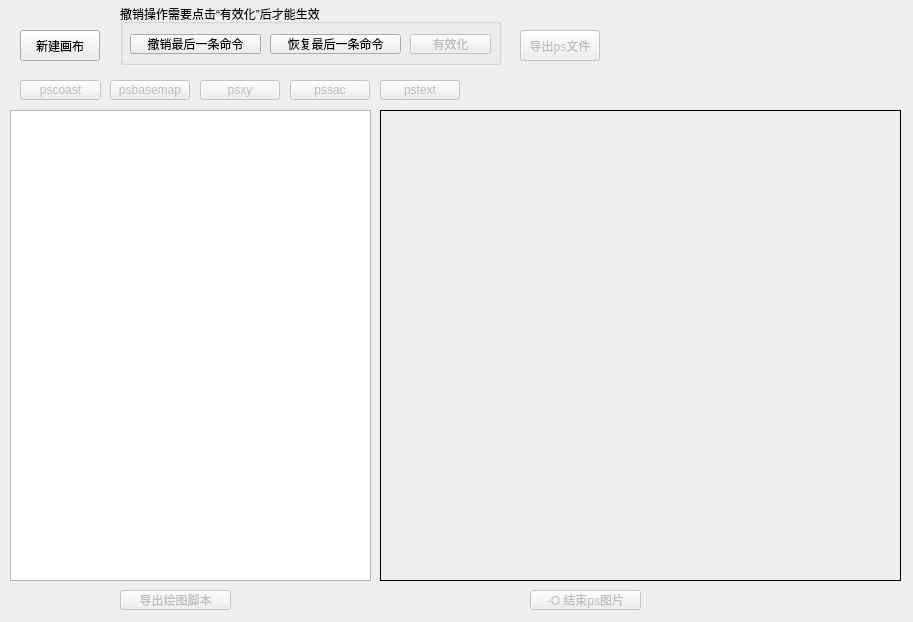
<?xml version="1.0" encoding="UTF-8"?>
<ui version="4.0">
 <class>MainWindow</class>
 <widget class="QMainWindow" name="MainWindow">
  <property name="geometry">
   <rect>
    <x>0</x>
    <y>0</y>
    <width>913</width>
    <height>622</height>
   </rect>
  </property>
  <property name="windowTitle">
   <string>MainWindow</string>
  </property>
  <widget class="QWidget" name="centralwidget">
   <widget class="QPushButton" name="new_PS_file">
    <property name="geometry">
     <rect>
      <x>20</x>
      <y>30</y>
      <width>80</width>
      <height>31</height>
     </rect>
    </property>
    <property name="text">
     <string>新建画布</string>
    </property>
   </widget>
   <widget class="QListWidget" name="cmd_list">
    <property name="geometry">
     <rect>
      <x>10</x>
      <y>110</y>
      <width>361</width>
      <height>471</height>
     </rect>
    </property>
   </widget>
   <widget class="QPushButton" name="pscoast">
    <property name="enabled">
     <bool>false</bool>
    </property>
    <property name="geometry">
     <rect>
      <x>20</x>
      <y>80</y>
      <width>81</width>
      <height>20</height>
     </rect>
    </property>
    <property name="text">
     <string>pscoast</string>
    </property>
   </widget>
   <widget class="QPushButton" name="endps">
    <property name="enabled">
     <bool>false</bool>
    </property>
    <property name="geometry">
     <rect>
      <x>530</x>
      <y>590</y>
      <width>111</width>
      <height>20</height>
     </rect>
    </property>
    <property name="text">
     <string>-O 结束ps图片</string>
    </property>
   </widget>
   <widget class="QGroupBox" name="groupBox">
    <property name="geometry">
     <rect>
      <x>120</x>
      <y>4</y>
      <width>381</width>
      <height>61</height>
     </rect>
    </property>
    <property name="title">
     <string>撤销操作需要点击“有效化”后才能生效</string>
    </property>
    <widget class="QPushButton" name="redo">
     <property name="geometry">
      <rect>
       <x>150</x>
       <y>30</y>
       <width>131</width>
       <height>20</height>
      </rect>
     </property>
     <property name="text">
      <string>恢复最后一条命令</string>
     </property>
    </widget>
    <widget class="QPushButton" name="undo">
     <property name="geometry">
      <rect>
       <x>10</x>
       <y>30</y>
       <width>131</width>
       <height>20</height>
      </rect>
     </property>
     <property name="text">
      <string>撤销最后一条命令</string>
     </property>
    </widget>
    <widget class="QPushButton" name="undo_confirm">
     <property name="enabled">
      <bool>false</bool>
     </property>
     <property name="geometry">
      <rect>
       <x>290</x>
       <y>30</y>
       <width>81</width>
       <height>20</height>
      </rect>
     </property>
     <property name="text">
      <string>有效化</string>
     </property>
    </widget>
   </widget>
   <widget class="QPushButton" name="psbasemap">
    <property name="enabled">
     <bool>false</bool>
    </property>
    <property name="geometry">
     <rect>
      <x>110</x>
      <y>80</y>
      <width>80</width>
      <height>20</height>
     </rect>
    </property>
    <property name="text">
     <string>psbasemap</string>
    </property>
   </widget>
   <widget class="QLabel" name="label">
    <property name="geometry">
     <rect>
      <x>380</x>
      <y>110</y>
      <width>521</width>
      <height>471</height>
     </rect>
    </property>
    <property name="styleSheet">
     <string notr="true">border:1px solid rgb(0, 0, 0);</string>
    </property>
    <property name="text">
     <string/>
    </property>
   </widget>
   <widget class="QPushButton" name="export_ps">
    <property name="enabled">
     <bool>false</bool>
    </property>
    <property name="geometry">
     <rect>
      <x>520</x>
      <y>30</y>
      <width>80</width>
      <height>31</height>
     </rect>
    </property>
    <property name="text">
     <string>导出ps文件</string>
    </property>
   </widget>
   <widget class="QPushButton" name="export_cmd">
    <property name="enabled">
     <bool>false</bool>
    </property>
    <property name="geometry">
     <rect>
      <x>120</x>
      <y>590</y>
      <width>111</width>
      <height>20</height>
     </rect>
    </property>
    <property name="text">
     <string>导出绘图脚本</string>
    </property>
   </widget>
   <widget class="QPushButton" name="psxy">
    <property name="enabled">
     <bool>false</bool>
    </property>
    <property name="geometry">
     <rect>
      <x>200</x>
      <y>80</y>
      <width>80</width>
      <height>20</height>
     </rect>
    </property>
    <property name="text">
     <string>psxy</string>
    </property>
   </widget>
   <widget class="QPushButton" name="pssac">
    <property name="enabled">
     <bool>false</bool>
    </property>
    <property name="geometry">
     <rect>
      <x>290</x>
      <y>80</y>
      <width>80</width>
      <height>20</height>
     </rect>
    </property>
    <property name="text">
     <string>pssac</string>
    </property>
   </widget>
   <widget class="QPushButton" name="pstext">
    <property name="enabled">
     <bool>false</bool>
    </property>
    <property name="geometry">
     <rect>
      <x>380</x>
      <y>80</y>
      <width>80</width>
      <height>20</height>
     </rect>
    </property>
    <property name="text">
     <string>pstext</string>
    </property>
   </widget>
  </widget>
 </widget>
 <resources/>
 <connections/>
</ui>
